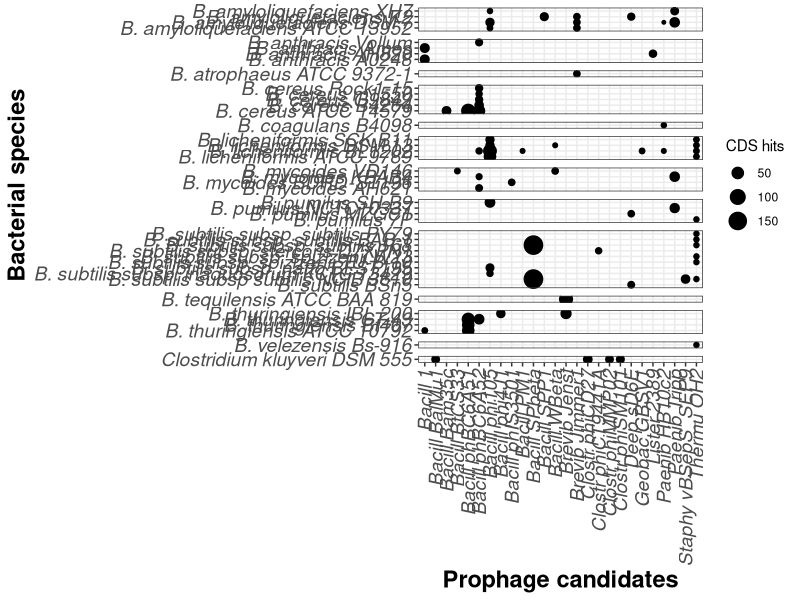

Write R code to recreate this figure.
## ---- chunk 1
knitr::opts_chunk$set(cache=TRUE,  comment= " ")
## ---- chunk 2
library(tidyverse) 
library(magrittr)
library(readxl) 
library(rmarkdown)
library(knitr)

knitr::write_bib(c(.packages(), "tidyverse"), "packages.bib")
## ---- chunk 3
df <- read_excel("Data/07-09-2020_PHASTER-raw.xlsx")
df %<>% mutate_at(vars(e_value), ~ as.numeric(as.character(.)))
df %<>% mutate_at(vars(species,completeness, genome), ~ as_factor(.))

kable(df[1:5,])
## ---- chunk 4
by_completeness <- df %>%
  filter(hit_number == 1) %>% 
  group_by(species,genome) %>%
  summarise(
    Incomplete = sum(str_count(completeness, "Incomplete")),
    Questionable = sum(str_count(completeness, "Questionable")),
    Intact = sum(str_count(completeness, "Intact"))
  )

#write_tsv(x = by_completeness, path = "Data/completeness_raw-01.tsv")

kable(by_completeness[1:5,])
## ---- chunk 5
by_species_total <- df %>%
  group_by(species, genome) %>%
  summarise("Total prophage proteins" = sum(str_count(blast_hit, "PHAGE")))

#write_tsv(x = by_species_total, path = "Data/total-proteins_raw-01.tsv")

kable(by_species_total[1:5,])
## ---- chunk 6

intact_phages <- df %>%
  filter(completeness %in% c("Intact") & blast_hit %in% str_subset(blast_hit, "^PHAGE")) %>%
  mutate(Candidate = as.factor(str_extract(blast_hit, "[:graph:]+(?=:)")), region = as.factor(region)) %>%
  mutate(Candidate = str_remove(Candidate, "PHAGE_"), Candidate = str_replace(Candidate, "_", " ")) %>%
  mutate(species = str_replace(species,"Bacillus", "B.")) %>% 
  separate(Candidate, c("Candidate", "Phage_NC_ID"), sep = "_NC_") %>%
  mutate(Candidate = str_remove(Candidate, "_")) %>% 
  select(species, score, region, Candidate, Phage_NC_ID) %>% 
  group_by(species, Candidate, region, score, Phage_NC_ID) %>% 
  summarise(
    CDS_hits = length(Candidate)
  ) %>% 
  group_by(species, region) %>% 
  filter(CDS_hits == max(CDS_hits)) %>% 
  mutate(Epithet = as_factor(word(species,2)))

#write_tsv(x = intact_phages, path = "Data/intact-phages_raw-01.tsv")

kable(intact_phages[1:5,])
## ---- chunk 7

intact_phages %>%
  as_tibble() %>%
  mutate(Species = species) %>%
  select(Species, Candidate, CDS_hits, Epithet) %>%
  pivot_wider(names_from = "Candidate", values_from = "CDS_hits", values_fill = 0, values_fn = sum) %>%
  pivot_longer(cols = -c(Species, Epithet), names_to = "Candidates", values_to = "CDS hits") %>%
  filter(`CDS hits`>1) %>% 
  ggplot(aes(Candidates, Species, size = `CDS hits`)) +
  geom_point() +
  facet_grid(rows = vars(Epithet), scales = "free", space = "free") +
  theme_bw() +
  theme(axis.text.x = element_text(angle = 90, vjust = 0.5, hjust = 1, size = 14, face = "italic"),
        axis.text.y = element_text(size = 14, face = "italic"),
        axis.title.x = element_text(size = 17, face = "bold"),
        axis.title.y = element_text(size = 17, face = "bold"),
        strip.background = element_blank(),
        strip.text = element_blank(),
        legend.position = "right"
        ) +
  labs(x = "Prophage candidates",
       y = "Bacterial species"
  )

## ---- chunk 8
knitr::write_bib(file = 'packages.bib')
